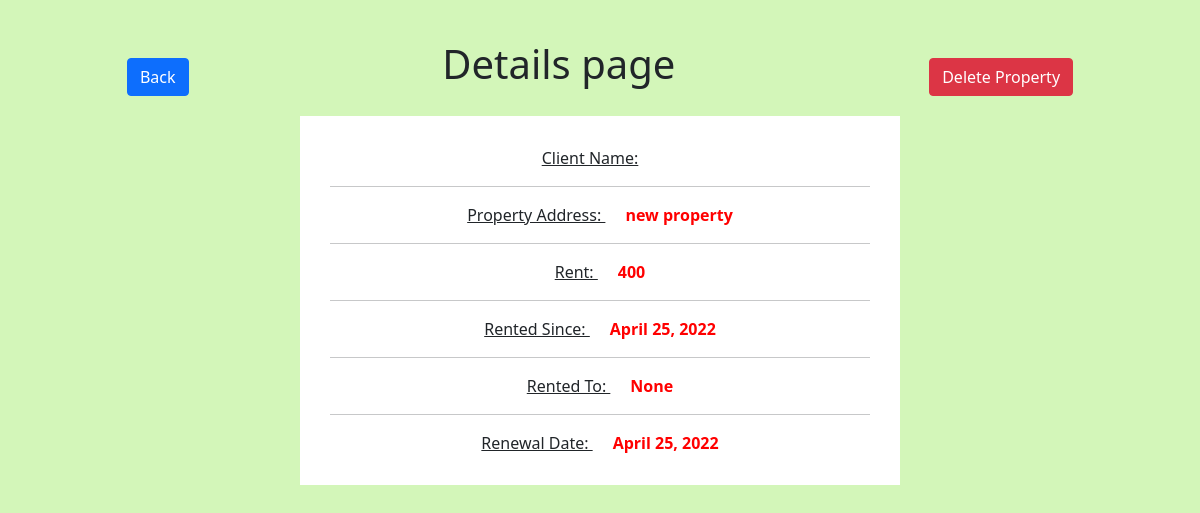
/properties/3/, run on an earlier commit of the app's database.
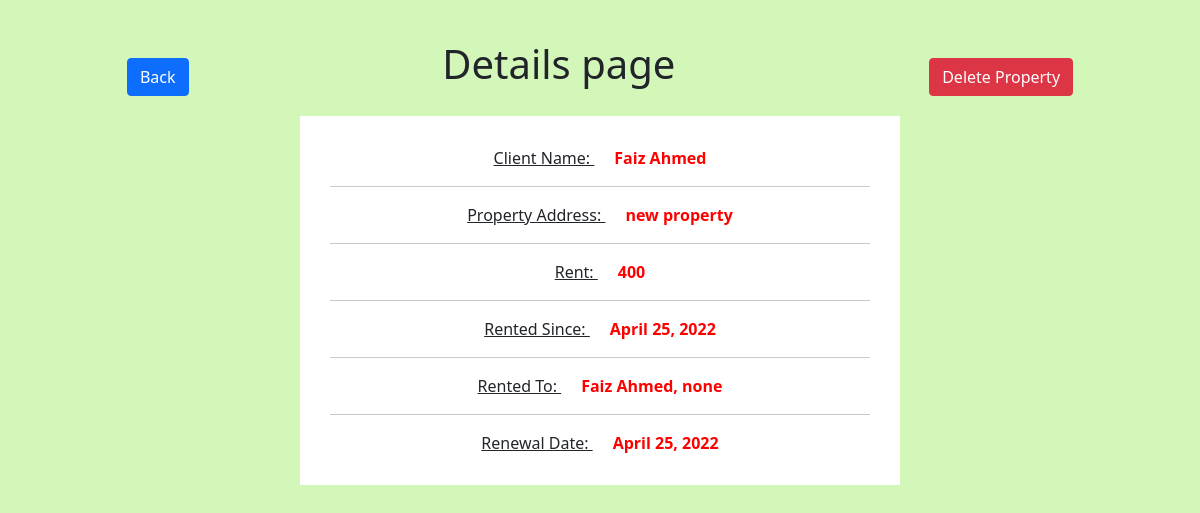
And on a later commit of the database.
### properties/models.py (models this page shows, shortened)
class Property(models.Model):
    class Meta:
        verbose_name = "property"
        verbose_name_plural = "property"
    address = models.CharField(max_length=200)
    rent = models.DecimalField(max_digits=20, decimal_places=0, blank=True, null=True)
    rented_since = models.DateField()
    renewal_date = models.DateField()
    total_expenses = models.IntegerField(blank=True, null=True)
    rented_to = models.OneToOneField("Client", on_delete=models.SET_NULL, null=True,
                                  blank=True)

class Client(models.Model):
    name = models.CharField(max_length=50)
    profile_pic = models.ImageField(blank=True, upload_to='static/images/')
    mobile = models.CharField(blank=True, default='none', max_length=25)
    email = models.CharField(max_length=100, default='none', blank=True)
    documents = models.CharField(max_length=200, default='none', blank=True)
    bank_details = models.CharField(max_length=200, default='none', blank=True)
    history = models.CharField(max_length=200, default='none', blank=True)
    def __str__(self):
        return f"{self.name}, {self.email}"

### properties/views.py (the view)
# urls.py: path('<int:pk>/', views.details, name='details'),
def details(request, pk):
    obj = Property.objects.filter(pk=pk).first()
    context = {
        "obj": obj,
    }
    return render(request, 'properties/prop_details.html', context)

### templates/properties/prop_details.html
{% extends "base.html" %}
{% load static %}
{% block body %}
<link rel="stylesheet" href="{% static 'css/properties.css' %}">
<div class="head">
    <button class="btn btn-primary"
    onclick="history.back()">Back</button>
    <h1 class="ph">Details page</h1>
    <a href="delete/" class="btn btn-danger">Delete Property</a>
</div>
<div class="details">
    <div>
        <span class="label">Client Name: </span>
        <span class="values">{{ obj.rented_to.name }}</span>
    </div>
    <hr>
    <div>
        <span class="label">Property Address: </span>
        <span class="values">{{ obj.address }}</span>
    </div>
    <hr>
    <div>
        <span class="label">Rent: </span>
        <span class="values">{{ obj.rent }}</span>
    </div>
    <hr>
    <div>
        <span class="label">Rented Since: </span>
        <span class="values">{{ obj.rented_since }}</span>
    </div>
    <hr>
    <div>
        <span class="label">Rented To: </span>
        <span class="values">{{ obj.rented_to }}</span>
    </div>
    <hr>
    <div>
        <span class="label">Renewal Date: </span>
        <span class="values">{{ obj.renewal_date }}</span>
    </div>
</div>
{% endblock %}

### templates/base.html (shortened to what this page needs)
<!doctype html>
<html lang="en">
  <head>
    <link href="https://cdn.jsdelivr.net/npm/bootstrap@5.0.2/dist/css/bootstrap.min.css" rel="stylesheet">
  </head>
  <body>
    {% block body %}
    {% endblock %}
  </body>
</html>

### static/css/properties.css (style rules this page uses)
body { background-color: rgb(211, 246, 185); }
.head { margin-top: 40px; display: flex; flex-direction: row; flex-wrap: wrap; justify-content: space-around; align-items: flex-end; }
.details { margin: 20px auto; background-color: white; padding: 30px; width: 50%; text-align: center; }
.label { text-decoration: underline; }
.values { font-weight: bold; color: red; margin-left: 20px; }

What changed in the data, as far as the page shows it:
changed Property "new property": rented_to.name (not shown) → "Faiz Ahmed"; rented_to "None" → "Faiz Ahmed, none"
